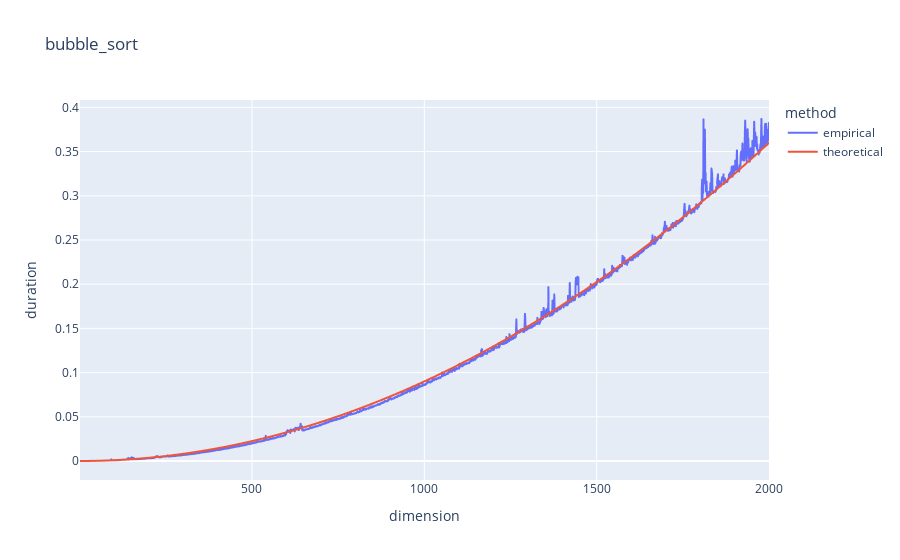

Here is the notebook cell this chart was saved with:
### Code cell
# dimensions, durations_emp, title = main("bubble_sort") 
durations_th = [0.0003 ** 2 * dimensions[i] ** 2 for i in range(len(dimensions))]
visualization(dimensions, durations_emp, durations_th, title)

### Figure 1 — Plotly figure (JSON) as saved in the notebook; plotly's stock layout.template omitted (floating-point values rounded to 4 significant figures; data arrays with more than 128 entries replaced by an {"elided": "..."} marker saying what was removed)
{"data": [{"hovertemplate": "method=empirical<br>dimension=%{x}<br>duration=%{y}<extra></extra>", "legendgroup": "empirical", "line": {"color": "#636efa", "dash": "solid"}, "marker": {"symbol": "circle"}, "mode": "lines", "name": "empirical", "showlegend": true, "type": "scattergl", "x": {"elided": "2000 int values"}, "xaxis": "x", "y": {"elided": "2000 float values"}, "yaxis": "y"}, {"hovertemplate": "method=theoretical<br>dimension=%{x}<br>duration=%{y}<extra></extra>", "legendgroup": "theoretical", "line": {"color": "#EF553B", "dash": "solid"}, "marker": {"symbol": "circle"}, "mode": "lines", "name": "theoretical", "showlegend": true, "type": "scattergl", "x": {"elided": "2000 int values"}, "xaxis": "x", "y": {"elided": "2000 float values"}, "yaxis": "y"}], "layout": {"legend": {"title": {"text": "method"}, "tracegroupgap": 0}, "title": {"text": "bubble_sort"}, "xaxis": {"anchor": "y", "domain": [0, 1], "title": {"text": "dimension"}}, "yaxis": {"anchor": "x", "domain": [0, 1], "title": {"text": "duration"}}}}
